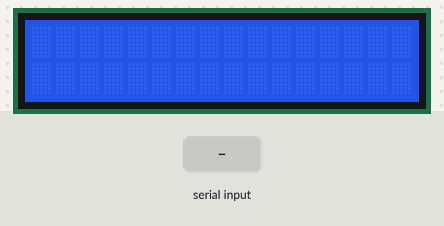
The sketch below on a simulated Arduino Uno, built with avr-gcc and run on an emulated ATmega328P. Parts: 16×2 character LCD. The inputs (shaded band) are chosen by the test bench.

Above: at 1.2 s.
1.3 s: "1" received over Serial
At 1.9 s:
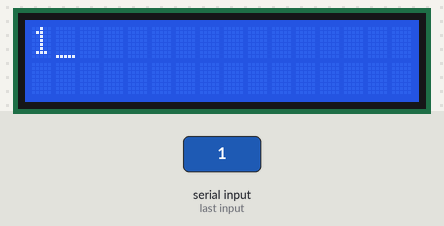
2.8 s: "0" received over Serial
At 3.1 s:
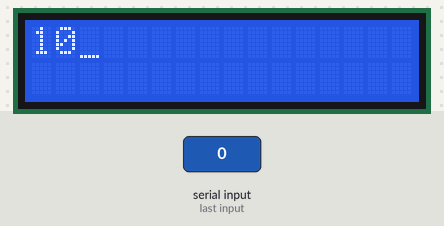
4.3 s: "2" received over Serial
At 5.4 s:
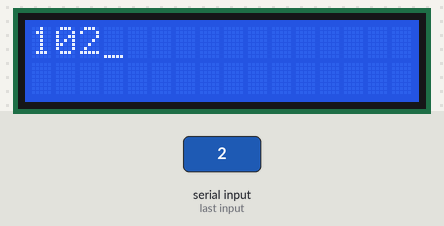
Timing chart, 0 to 7.3 s (numbered marks = the images above; inputs shaded):
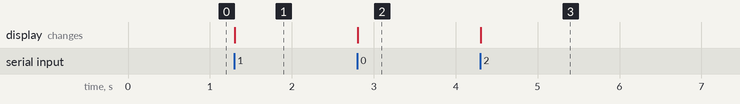

The sketch:

PruebaPanaHiteck2.ino
```cpp
String msg="";
#include <LiquidCrystal.h>            // incluimos la libreria LCD
LiquidCrystal lcd(12, 11, 5, 4, 3, 2);// inicializamos los pines

void setup() {
  // Declaramos que utilizaremos el pin 13 como salida
//  pinMode(13, OUTPUT);
  //Iniciamos la comunicación con el puerto serie
  lcd.begin(16, 2);                     //Cofiguramos el tamaño de la LCD
  Serial.begin(9600);
}

void loop() {
  //En caso que haya información en el Serial Port, se entra en esta estructura
  if (Serial.available() > 0) {
      lcd.clear();
    //Se lee la información entrante en el Serial Port
      char input = Serial.read();
      msg += input;
//    String msg = "hola verito";
//    if (input == 'a') {
      //Si el valor de input es 1, se enciende el led
//      digitalWrite(13, HIGH);
      lcd.cursor();
      lcd.setCursor(0, 0);
      input = Serial.read();
      lcd.print(msg);
//      delay(1000);
//      lcd.clear();

//    }
//    else
//    {
      //Si el valor de input es diferente de 1, se apaga el LED
//      digitalWrite(13, LOW);
//    }
  }
}
```

Measured:
- after the input at 1.3 s, the display: changes at once (image 1)
- after the input at 2.8 s, the display: changes at once (image 2)
- after the input at 4.3 s, the display: changes at once (image 3)
